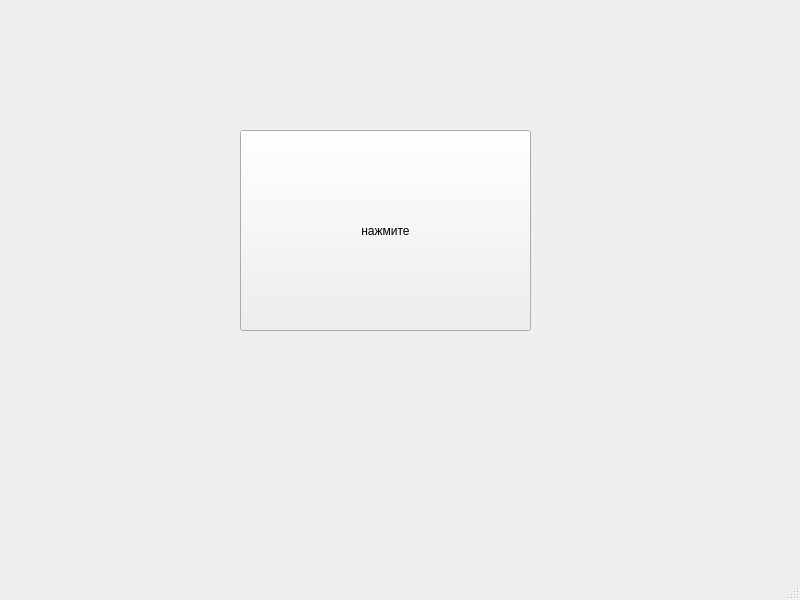
<?xml version="1.0" encoding="UTF-8"?>
<ui version="4.0">
 <class>MainWindow</class>
 <widget class="QMainWindow" name="MainWindow">
  <property name="geometry">
   <rect>
    <x>0</x>
    <y>0</y>
    <width>800</width>
    <height>600</height>
   </rect>
  </property>
  <property name="windowTitle">
   <string>MainWindow</string>
  </property>
  <widget class="QWidget" name="centralwidget">
   <widget class="QPushButton" name="pushButton">
    <property name="geometry">
     <rect>
      <x>240</x>
      <y>130</y>
      <width>291</width>
      <height>201</height>
     </rect>
    </property>
    <property name="text">
     <string>нажмите</string>
    </property>
   </widget>
  </widget>
  <widget class="QMenuBar" name="menubar">
   <property name="geometry">
    <rect>
     <x>0</x>
     <y>0</y>
     <width>800</width>
     <height>25</height>
    </rect>
   </property>
  </widget>
  <widget class="QStatusBar" name="statusbar"/>
 </widget>
 <resources/>
 <connections/>
</ui>
